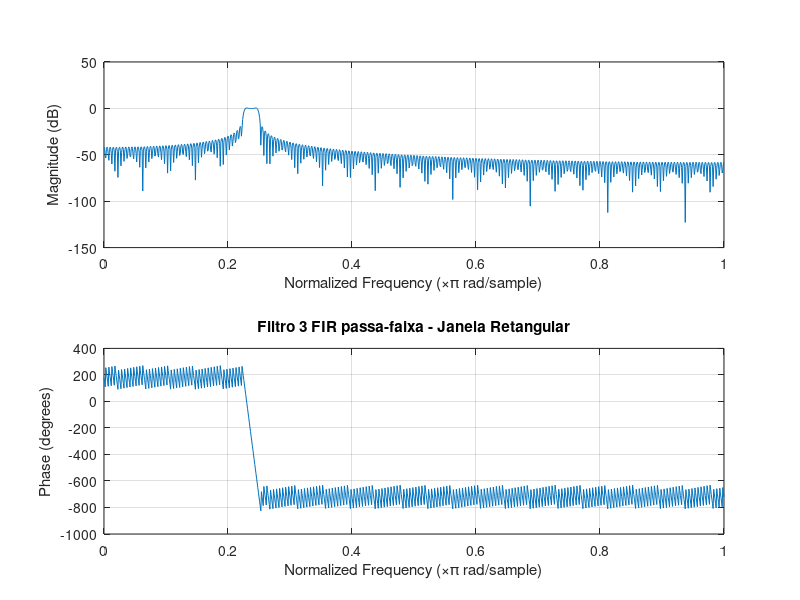
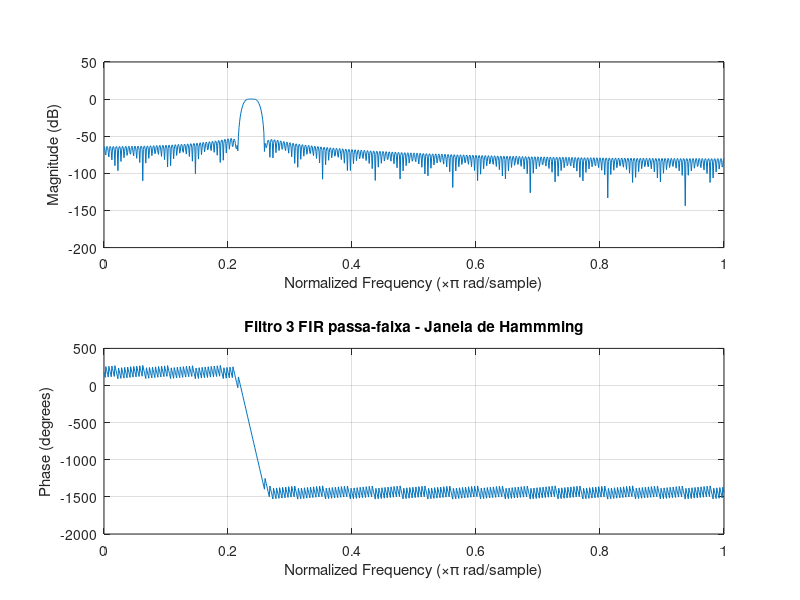
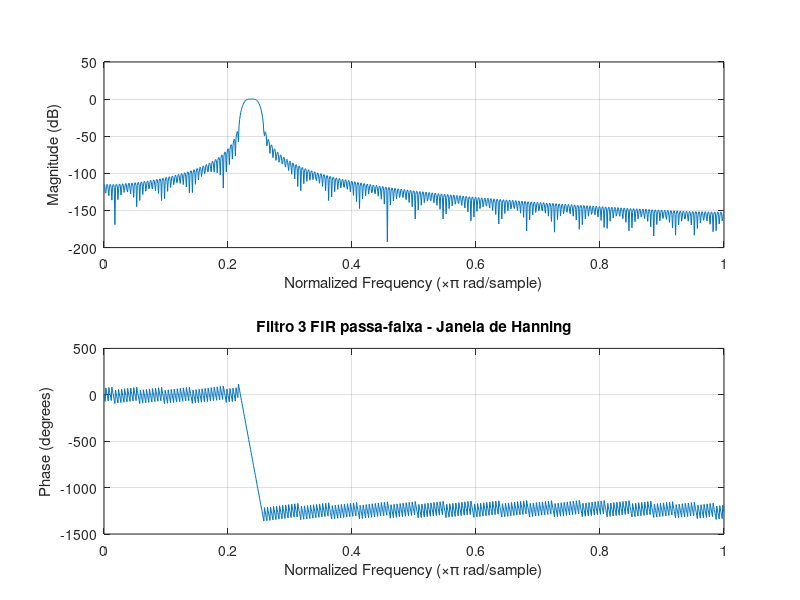
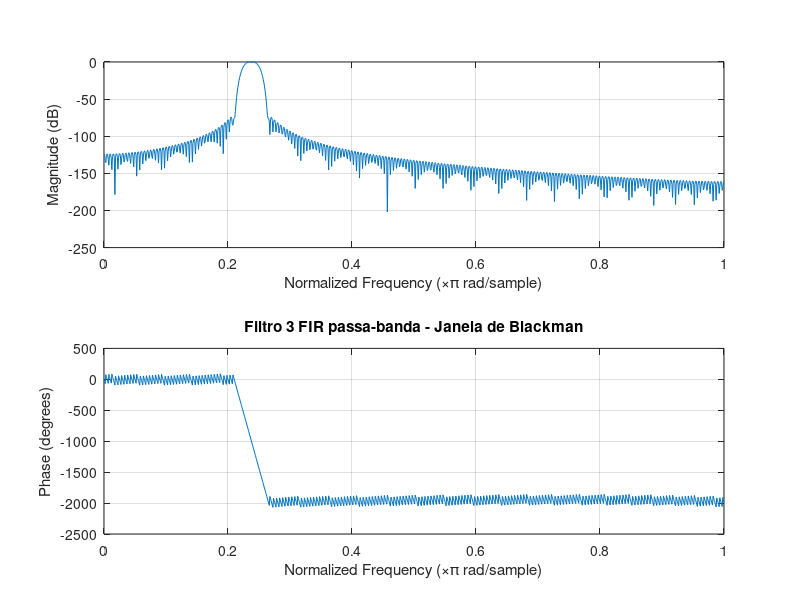

MATLAB code to generate these figures, in order:
% 4. Crie um sinal de entrada composto de três componentes senoidais, nas frequências 770 Hz, 
% 852 Hz e 941 Hz, com Ωs = 8 kHz. Projete três filtros passa-faixa digitais, o primeiro com 
% frequência central em 770 Hz, o segundo em 852 Hz e o terceiro em 941 Hz. Para o primeiro 
% filtro, as extremidades das faixas de rejeição estão nas frequências 697 e 852; para o 
% segundo, em 770 e 941 Hz; para o terceiro. Em 852 e 1209 Hz. Nos três filtros, a atenuação 
% mínima na faixa de rejeição é 60 dB.

clear all; close all; clc;

%% Sinal
freq1 = 770;
freq2 = 852;
freq3 = 941;

tmin = 0;
tmax = 2;
Fs=8000;
Ts=1/Fs;
L=(tmax-tmin)/Ts;
t=0:Ts:tmax-Ts;
s = sin(2*pi*freq1*t) + sin(2*pi*freq2*t) + sin(2*pi*freq3*t);
S = fft(s);
S = abs(2*S/L);
S = fftshift(S);
freq = Fs*(-(L/2):(L/2)-1)/L;

%% Filtro 3 (passa-faixa 852 e 1209 hz)

M = 401;
Omega_c1 = 900;
Omega_c2 = 1000;
Omega_s = 8000;
wc1 = Omega_c1*2*pi/Omega_s;
wc2 = Omega_c2*2*pi/Omega_s;

%% Resposta ao impulso do filtro ideal h[n]
n = [-1*((M-1)/2):(M-1)/2];
h_n = ((sin(wc2.*n) - sin(wc1.*n))./(pi.*n)); %resposta ao impulso para n ≠ 0
h_n(((M-1)/2)+1) = (wc2 - wc1)/pi; %resposta ao impulso para n = 0
w_hamm = 0.54 + 0.46*cos(2*n.*pi/(M));%coeficientes da janela de hamming
w_hann = 0.5 + 0.5*cos(2*n.*pi/(M));%coeficientes da janela de hanning
w_black = 0.42+0.5*cos(2*n.*pi/(M))+0.08*cos(4*n.*pi/(M)); %coeficientes da janela de blackman
h_ret = h_n;
h_hamm = w_hamm.*h_n;
h_hann = w_hann.*h_n;
h_black = w_black.*h_n;
figure
freqz(h_ret,1);
title('Filtro 3 FIR passa-faixa - Janela Retangular')

figure
freqz(h_hamm,1);
title('Filtro 3 FIR passa-faixa - Janela de Hammming')

figure
freqz(h_hann,1);
title('Filtro 3 FIR passa-faixa - Janela de Hanning')

figure
freqz(h_black,1);
title('Filtro 3 FIR passa-banda - Janela de Blackman')


%% Gráficos do sinal
figure
subplot(3,1,1),plot(t,s);
title('Sinal')
xlabel('t')
ylabel('s(t)')
subplot(3,1,2),plot(freq,S)
title('Espectro de Amplitude de s(t)')
xlabel('f (Hz)')
ylabel('|S(f)|')

h_hamm = w_hamm.*h_n;
h_hann = w_hann.*h_n;
h_black = w_black.*h_n;
s_f_h_ret = filter(h_ret,1,s);
S_F_h_ret = fft(s_f_h_ret);
S_F_h_ret = abs(2*S_F_h_ret/L);
S_F_h_ret = fftshift(S_F_h_ret);
subplot(3,1,3),plot(freq,S_F_h_ret)
title('Espectro de Amplitude do sinal Filtrado 3')
xlabel('f (Hz)')
ylabel('|S(f)|')